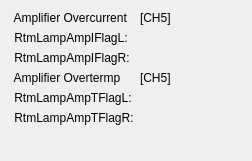
    <widget class="QWidget" name="formLayoutWidget_6">
     <property name="geometry">
      <rect>
       <x>711</x>
       <y>230</y>
       <width>252</width>
       <height>161</height>
      </rect>
     </property>
     <layout class="QFormLayout" name="formLayout_6">
      <item row="0" column="0">
       <widget class="QLabel" name="label_128">
        <property name="text">
         <string> Amplifier Overcurrent</string>
        </property>
       </widget>
      </item>
      <item row="0" column="1">
       <widget class="QLabel" name="label_164">
        <property name="text">
         <string>[CH5]</string>
        </property>
       </widget>
      </item>
      <item row="1" column="0">
       <widget class="QLabel" name="label_129">
        <property name="text">
         <string> RtmLampAmpIFlagL:</string>
        </property>
       </widget>
      </item>
      <item row="1" column="1">
       <widget class="PyDMLabel" name="PyDMLabel_117">
        <property name="toolTip">
         <string/>
        </property>
        <property name="channel" stdset="0">
         <string>XX-99SL07:DI-FOFBCtrl:RtmLampAmpIFlagLCH5-RB</string>
        </property>
       </widget>
      </item>
      <item row="2" column="0">
       <widget class="QLabel" name="label_130">
        <property name="text">
         <string> RtmLampAmpIFlagR:</string>
        </property>
       </widget>
      </item>
      <item row="2" column="1">
       <widget class="PyDMLabel" name="PyDMLabel_118">
        <property name="toolTip">
         <string/>
        </property>
        <property name="channel" stdset="0">
         <string>XX-99SL07:DI-FOFBCtrl:RtmLampAmpIFlagRCH5-RB</string>
        </property>
       </widget>
      </item>
      <item row="3" column="0">
       <widget class="QLabel" name="label_132">
        <property name="text">
         <string> Amplifier Overtermp</string>
        </property>
       </widget>
      </item>
      <item row="3" column="1">
       <widget class="QLabel" name="label_163">
        <property name="text">
         <string>[CH5]</string>
        </property>
       </widget>
      </item>
      <item row="4" column="0">
       <widget class="QLabel" name="label_133">
        <property name="text">
         <string> RtmLampAmpTFlagL:</string>
        </property>
       </widget>
      </item>
      <item row="4" column="1">
       <widget class="PyDMLabel" name="PyDMLabel_119">
        <property name="toolTip">
         <string/>
        </property>
        <property name="channel" stdset="0">
         <string>XX-99SL07:DI-FOFBCtrl:RtmLampAmpTFlagLCH5-RB</string>
        </property>
       </widget>
      </item>
      <item row="5" column="0">
       <widget class="QLabel" name="label_134">
        <property name="text">
         <string> RtmLampAmpTFlagR:</string>
        </property>
       </widget>
      </item>
      <item row="5" column="1">
       <widget class="PyDMLabel" name="PyDMLabel_120">
        <property name="toolTip">
         <string/>
        </property>
        <property name="channel" stdset="0">
         <string>XX-99SL07:DI-FOFBCtrl:RtmLampAmpTFlagRCH5-RB</string>
        </property>
       </widget>
      </item>
     </layout>
    </widget>
